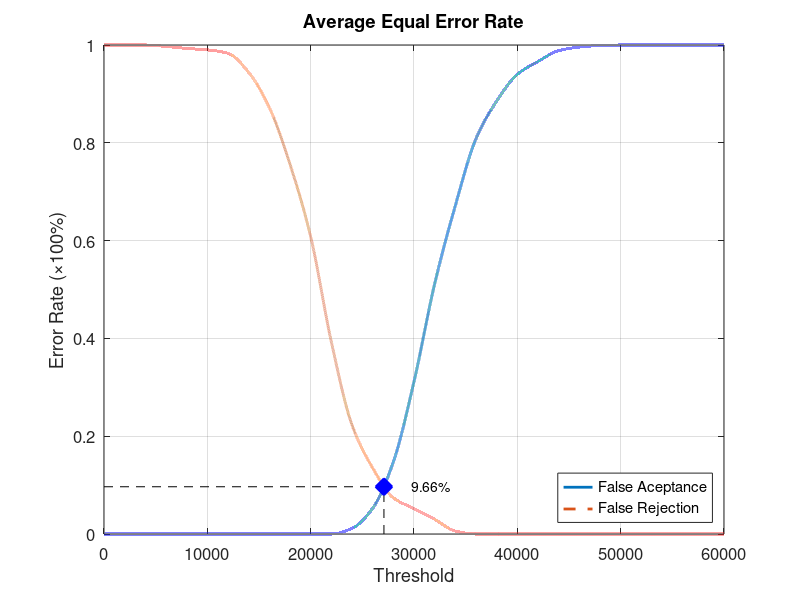
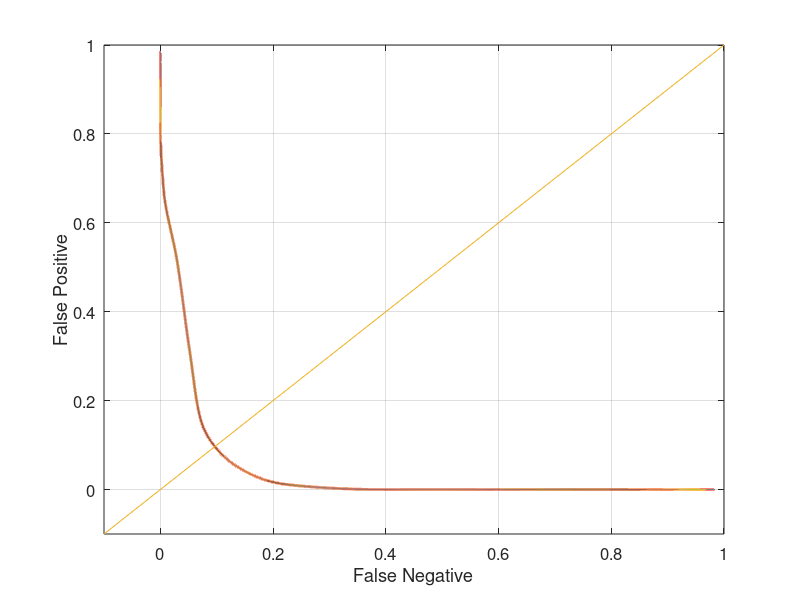

These figures' MATLAB source, in order:
function yEER = Database4Average
close all;
clear;
clc;
x = 0:2000:60000;
xq = 0:0.5:60000;

y0 = [0 0 0 0 0 0 0 0 0 0 0 0 0.0115789 0.0526316 0.147368 0.311579 0.511579 0.671579 0.808421 0.885263 0.94 0.966316 0.988421 0.99579 0.998947 1 1 1 1 1 1];
yy0 = interp1(x, y0, xq, 'pchip');
y1 = [1 1 1 0.997 0.993 0.99 0.983 0.944 0.872 0.756 0.608 0.393 0.223 0.135 0.074 0.052 0.03 0.006 0 0 0 0 0 0 0 0 0 0 0 0 0];
yy1 = interp1(x, y1, xq, 'pchip');

% Calculating EER: 
y2 = abs(y0 - y1);
find(y2 == min(y2))
yy2 = abs(yy0 - yy1);
xEER = find(yy2 == min(yy2));
xEERIndex = xq(xEER) % X-axis EER
yEER = yy0(xEER) % Y-axis EER

main = figure
plot(xq, yy0,'-','LineWidth', 2);	hold on
plot(xq, yy1,'--','LineWidth', 2);	hold on
plot([xEERIndex xEERIndex], [0 yEER], 'k--');	hold on
plot([0 xEERIndex], [yEER yEER], 'k--');	hold on
plot(xEERIndex, yEER, 'bx', 'LineWidth', 10);	hold on
text(xEERIndex + 10 * xEERIndex / 100, yEER, [num2str(round((10000 * yEER)) / 100) '%'])
legend('False Aceptance', 'False Rejection', 'Location', 'SouthEast')
xlabel('Threshold')
ylabel('Error Rate (\times100%)')
title('Average Equal Error Rate')
set(gca, 'FontSize', 12)
axis([0 60000 0 1])
grid on

print(main, 'Database4AverageMain', '-dpng');
FNRxFPR = figure('Color', [1 1 1]);
plot(yy1, yy0, '-', yy1, yy0, 'LineWidth', 2);
hold on
y = -0.1:0.1:1
plot(y, y); 
set(gca, 'FontSize', 12)
xlabel('False Negative')
ylabel('False Positive')
axis([-0.1 1 -0.1 1])
set(gca, 'FontSize', 12)
grid on

print(FNRxFPR, 'Database4AverageFNRxFPR','-dpng');
end
